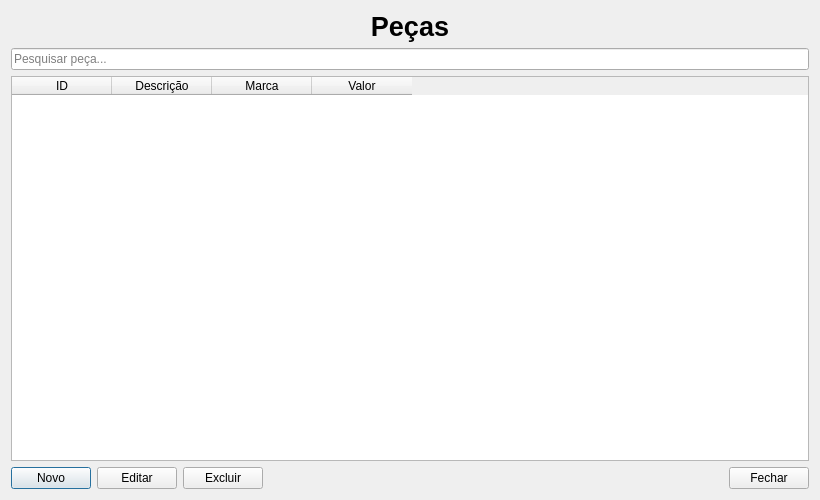
<?xml version="1.0" encoding="UTF-8"?>
<ui version="4.0">
 <class>PecasView</class>

 <widget class="QDialog" name="PecasView">
  <property name="geometry">
   <rect>
    <x>0</x>
    <y>0</y>
    <width>820</width>
    <height>500</height>
   </rect>
  </property>

  <property name="windowTitle">
   <string>Peças</string>
  </property>

  <layout class="QVBoxLayout" name="verticalLayout">

    <item>
    <widget class="QLabel" name="lblVeiculos">
        <property name="font">
            <font>
                <pointsize>20</pointsize>
                <bold>true</bold>
            </font>
        </property>

        <property name="alignment">
            <set>Qt::AlignCenter</set>
        </property>

        <property name="text">
            <string>Peças</string>
        </property>
    </widget>
    </item>

   <!-- Pesquisa -->
   <item>
    <widget class="QLineEdit" name="txtPesquisar">
     <property name="placeholderText">
      <string>Pesquisar peça...</string>
     </property>
    </widget>
   </item>

   <!-- Tabela -->
   <item>
    <widget class="QTableWidget" name="tblPecas">
     <column>
      <property name="text">
       <string>ID</string>
      </property>
     </column>

     <column>
      <property name="text">
       <string>Descrição</string>
      </property>
     </column>

     <column>
      <property name="text">
       <string>Marca</string>
      </property>
     </column>

     <column>
      <property name="text">
       <string>Valor</string>
      </property>
     </column>
    </widget>
   </item>

   <!-- Botões -->
   <item>
    <layout class="QHBoxLayout" name="horizontalLayout">

     <item>
      <widget class="QPushButton" name="btnNovo">
       <property name="text">
        <string>Novo</string>
       </property>
      </widget>
     </item>

     <item>
      <widget class="QPushButton" name="btnEditar">
       <property name="text">
        <string>Editar</string>
       </property>
      </widget>
     </item>

     <item>
      <widget class="QPushButton" name="btnExcluir">
       <property name="text">
        <string>Excluir</string>
       </property>
      </widget>
     </item>

     <item>
      <spacer name="horizontalSpacer">
       <property name="orientation">
        <enum>Qt::Horizontal</enum>
       </property>
       <property name="sizeHint" stdset="0">
        <size>
         <width>40</width>
         <height>20</height>
        </size>
       </property>
      </spacer>
     </item>

     <item>
      <widget class="QPushButton" name="btnFechar">
       <property name="text">
        <string>Fechar</string>
       </property>
      </widget>
     </item>

    </layout>
   </item>

  </layout>

 </widget>

 <resources/>
 <connections/>
</ui>
